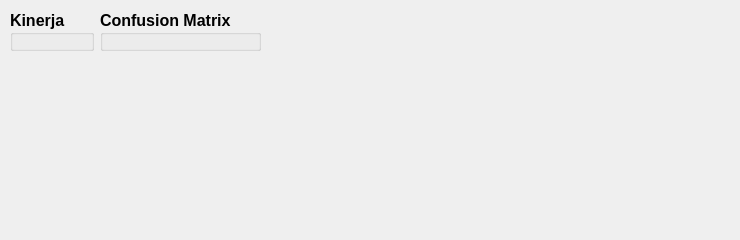
    <widget class="QWidget" name="tab_8">
     <attribute name="title">
      <string>cv-8</string>
     </attribute>
     <widget class="QWidget" name="layoutWidget_8">
      <property name="geometry">
       <rect>
        <x>10</x>
        <y>10</y>
        <width>721</width>
        <height>221</height>
       </rect>
      </property>
      <layout class="QHBoxLayout" name="horizontalLayout_13">
       <property name="spacing">
        <number>6</number>
       </property>
       <property name="sizeConstraint">
        <enum>QLayout::SetFixedSize</enum>
       </property>
       <item>
        <widget class="QGroupBox" name="groupBox_23">
         <property name="font">
          <font>
           <pointsize>12</pointsize>
           <weight>75</weight>
           <bold>true</bold>
          </font>
         </property>
         <property name="title">
          <string>Kinerja</string>
         </property>
         <widget class="QWidget" name="gridLayoutWidget_12">
          <property name="geometry">
           <rect>
            <x>10</x>
            <y>30</y>
            <width>181</width>
            <height>171</height>
           </rect>
          </property>
          <layout class="QGridLayout" name="gridLayout_13">
           <property name="sizeConstraint">
            <enum>QLayout::SetMinAndMaxSize</enum>
           </property>
           <item row="0" column="1">
            <widget class="QLabel" name="accuracy_cv8">
             <property name="font">
              <font>
               <pointsize>8</pointsize>
              </font>
             </property>
             <property name="text">
              <string>0%</string>
             </property>
            </widget>
           </item>
           <item row="0" column="0">
            <widget class="QLabel" name="label_79">
             <property name="font">
              <font>
               <pointsize>7</pointsize>
              </font>
             </property>
             <property name="text">
              <string>Accuracy</string>
             </property>
            </widget>
           </item>
           <item row="1" column="0">
            <widget class="QLabel" name="label_80">
             <property name="font">
              <font>
               <pointsize>7</pointsize>
              </font>
             </property>
             <property name="text">
              <string>Recall</string>
             </property>
            </widget>
           </item>
           <item row="3" column="0">
            <widget class="QLabel" name="label_81">
             <property name="font">
              <font>
               <pointsize>7</pointsize>
              </font>
             </property>
             <property name="text">
              <string>Precision</string>
             </property>
            </widget>
           </item>
           <item row="2" column="1">
            <widget class="QLabel" name="fmeasure_cv8">
             <property name="font">
              <font>
               <pointsize>8</pointsize>
              </font>
             </property>
             <property name="text">
              <string>0</string>
             </property>
            </widget>
           </item>
           <item row="2" column="0">
            <widget class="QLabel" name="label_82">
             <property name="font">
              <font>
               <pointsize>7</pointsize>
              </font>
             </property>
             <property name="text">
              <string>F-Measure</string>
             </property>
            </widget>
           </item>
           <item row="1" column="1">
            <widget class="QLabel" name="recall_cv8">
             <property name="font">
              <font>
               <pointsize>8</pointsize>
              </font>
             </property>
             <property name="text">
              <string>0</string>
             </property>
            </widget>
           </item>
           <item row="3" column="1">
            <widget class="QLabel" name="precission_cv8">
             <property name="font">
              <font>
               <pointsize>8</pointsize>
              </font>
             </property>
             <property name="text">
              <string>0</string>
             </property>
            </widget>
           </item>
          </layout>
         </widget>
        </widget>
       </item>
       <item>
        <widget class="QGroupBox" name="groupBox_24">
         <property name="font">
          <font>
           <pointsize>12</pointsize>
           <weight>75</weight>
           <bold>true</bold>
          </font>
         </property>
         <property name="title">
          <string>Confusion Matrix</string>
         </property>
         <widget class="QTableWidget" name="table_confusion_cv8">
          <property name="geometry">
           <rect>
            <x>60</x>
            <y>70</y>
            <width>271</width>
            <height>91</height>
           </rect>
          </property>
          <property name="font">
           <font>
            <pointsize>12</pointsize>
           </font>
          </property>
          <row>
           <property name="text">
            <string>Positif</string>
           </property>
          </row>
          <row>
           <property name="text">
            <string>Negatif</string>
           </property>
          </row>
          <column>
           <property name="text">
            <string>Positif</string>
           </property>
          </column>
          <column>
           <property name="text">
            <string>Negatif</string>
           </property>
          </column>
          <item row="0" column="0">
           <property name="text">
            <string>0</string>
           </property>
          </item>
          <item row="0" column="1">
           <property name="text">
            <string>0</string>
           </property>
          </item>
          <item row="1" column="0">
           <property name="text">
            <string>0</string>
           </property>
          </item>
          <item row="1" column="1">
           <property name="text">
            <string>0</string>
           </property>
          </item>
         </widget>
         <widget class="QLabel" name="label_83">
          <property name="geometry">
           <rect>
            <x>160</x>
            <y>50</y>
            <width>71</width>
            <height>16</height>
           </rect>
          </property>
          <property name="font">
           <font>
            <pointsize>10</pointsize>
           </font>
          </property>
          <property name="text">
           <string>Terprediksi</string>
          </property>
         </widget>
         <widget class="QLabel" name="label_84">
          <property name="geometry">
           <rect>
            <x>10</x>
            <y>100</y>
            <width>41</width>
            <height>16</height>
           </rect>
          </property>
          <property name="font">
           <font>
            <pointsize>10</pointsize>
           </font>
          </property>
          <property name="text">
           <string>Fakta</string>
          </property>
         </widget>
        </widget>
       </item>
      </layout>
     </widget>
    </widget>
